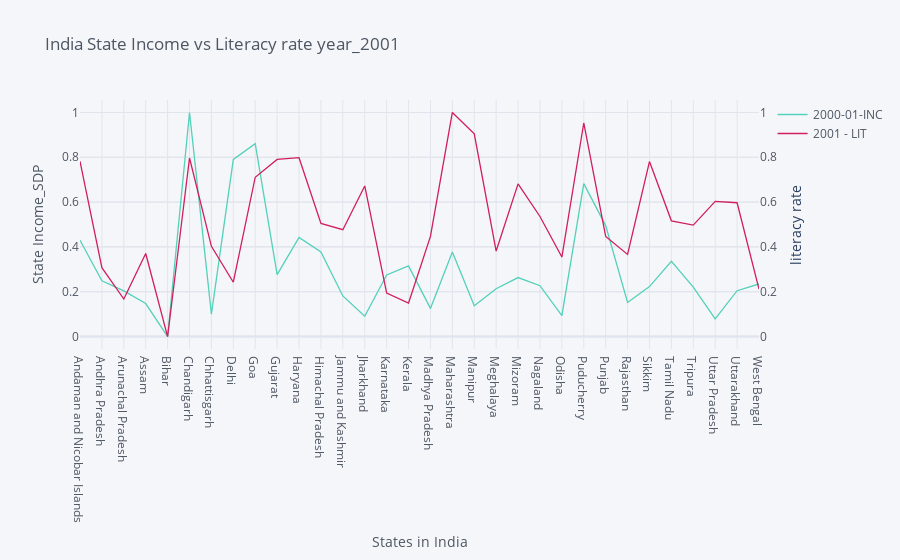

Write notebook code for a chart like this one.
### Code cell
# plotting Indian State's Income vs Literacy rate in year 2001

# data for plot
df_lit_inc_2001 = df[['States_Union Territories','2000-01-INC','2001 - LIT']]

# normalization of data because of different scale 
min_INC = df_lit_inc_2001['2000-01-INC'].min()
max_INC = df_lit_inc_2001['2000-01-INC'].max()
min_LIT = df_lit_inc_2001['2001 - LIT'].min()
max_LIT = df_lit_inc_2001['2001 - LIT'].max()

df_lit_inc_2001['2000-01-INC'] = df_lit_inc_2001['2000-01-INC'].apply(lambda x : (x- min_INC)/(max_INC - min_INC))
df_lit_inc_2001['2001 - LIT'] = df_lit_inc_2001['2001 - LIT'].apply(lambda x : (x- min_LIT)/(max_LIT - min_LIT))

# line plot in plotly
df_lit_inc_2001.iplot(kind='line',x='States_Union Territories',secondary_y='2001 - LIT',
                      colors=['#53D1BA','#D11E5D'],title='India State Income vs Literacy rate year_2001',
                      xTitle='States in India',yTitle='State Income_SDP',
                      secondary_y_title='literacy rate',theme='pearl')

# to see how closely the each state's income and Literacy rate is

### Figure 1 — Plotly figure (JSON) as saved in the notebook; plotly's stock layout.template omitted (floating-point values rounded to 4 significant figures)
{"data": [{"line": {"color": "rgba(83, 209, 186, 1.0)", "dash": "solid", "shape": "linear", "width": 1.3}, "mode": "lines", "name": "2000-01-INC", "text": "", "type": "scatter", "x": ["Andaman and Nicobar Islands", "Andhra Pradesh", "Arunachal Pradesh", "Assam", "Bihar", "Chandigarh", "Chhattisgarh", "Delhi", "Goa", "Gujarat", "Haryana", "Himachal Pradesh", "Jammu and Kashmir", "Jharkhand", "Karnataka", "Kerala", "Madhya Pradesh", "Maharashtra", "Manipur", "Meghalaya", "Mizoram", "Nagaland", "Odisha", "Puducherry", "Punjab", "Rajasthan", "Sikkim", "Tamil Nadu", "Tripura", "Uttar Pradesh", "Uttarakhand", "West Bengal"], "y": [0.4297, 0.2486, 0.204, 0.1473, 0, 1, 0.09985, 0.7903, 0.8608, 0.2762, 0.4421, 0.3778, 0.1811, 0.09064, 0.2751, 0.3155, 0.1256, 0.3774, 0.1373, 0.2132, 0.2632, 0.2269, 0.09314, 0.6822, 0.4951, 0.1523, 0.2229, 0.3358, 0.2207, 0.07872, 0.2046, 0.2345]}, {"line": {"color": "rgba(209, 30, 93, 1.0)", "dash": "solid", "shape": "linear", "width": 1.3}, "mode": "lines", "name": "2001 - LIT", "text": "", "type": "scatter", "x": ["Andaman and Nicobar Islands", "Andhra Pradesh", "Arunachal Pradesh", "Assam", "Bihar", "Chandigarh", "Chhattisgarh", "Delhi", "Goa", "Gujarat", "Haryana", "Himachal Pradesh", "Jammu and Kashmir", "Jharkhand", "Karnataka", "Kerala", "Madhya Pradesh", "Maharashtra", "Manipur", "Meghalaya", "Mizoram", "Nagaland", "Odisha", "Puducherry", "Punjab", "Rajasthan", "Sikkim", "Tamil Nadu", "Tripura", "Uttar Pradesh", "Uttarakhand", "West Bengal"], "xaxis": "x", "y": [0.782, 0.3071, 0.1674, 0.3705, 0, 0.7966, 0.4026, 0.2424, 0.7109, 0.7905, 0.7982, 0.5048, 0.4767, 0.6721, 0.1943, 0.1496, 0.4469, 1, 0.9042, 0.3817, 0.6813, 0.5358, 0.3548, 0.953, 0.4466, 0.3666, 0.7807, 0.5164, 0.4973, 0.6031, 0.5971, 0.2114], "yaxis": "y2"}], "layout": {"legend": {"bgcolor": "#F5F6F9", "font": {"color": "#4D5663"}}, "paper_bgcolor": "#F5F6F9", "plot_bgcolor": "#F5F6F9", "title": {"font": {"color": "#4D5663"}, "text": "India State Income vs Literacy rate year_2001"}, "xaxis": {"gridcolor": "#E1E5ED", "showgrid": true, "tickfont": {"color": "#4D5663"}, "title": {"font": {"color": "#4D5663"}, "text": "States in India"}, "zerolinecolor": "#E1E5ED"}, "yaxis": {"gridcolor": "#E1E5ED", "showgrid": true, "tickfont": {"color": "#4D5663"}, "title": {"font": {"color": "#4D5663"}, "text": "State Income_SDP"}, "zerolinecolor": "#E1E5ED"}, "yaxis2": {"anchor": "x", "gridcolor": "#E1E5ED", "overlaying": "y", "showgrid": true, "side": "right", "tickfont": {"color": "#4D5663"}, "title": {"text": "literacy rate"}, "zerolinecolor": "#E1E5ED"}}}
